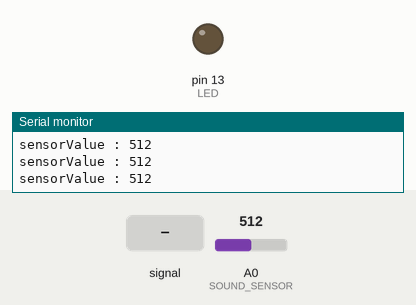
A sketch run on a simulated Arduino Uno, built with avr-gcc and run on an emulated ATmega328P. On the bench: output pins drawn as LEDs (lit = HIGH), the last lines printed to the serial monitor. Dashed ring = blinking. The test bench sets the inputs (shaded band); at power-on: A0 (SOUND_SENSOR) = 512.

Above: at 1.2 s.
1.3 s: A0 (SOUND_SENSOR) fed a 2 Hz sine of ±306 counts around its level
At 1.67 s:
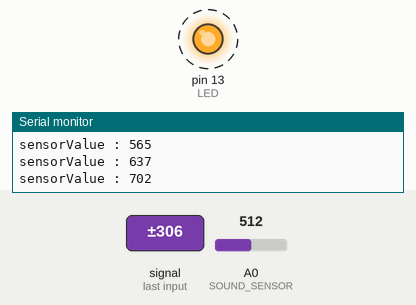
4.3 s: A0 (SOUND_SENSOR) set to 306
At 4.3 s:
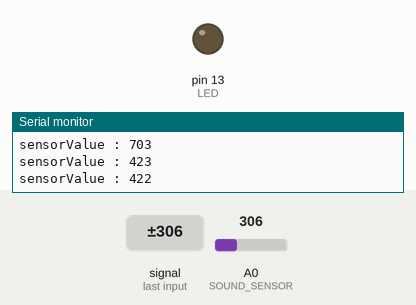
10.3 s: A0 (SOUND_SENSOR) set to 632
11.8 s: A0 (SOUND_SENSOR) set to 667
At 12.03 s:
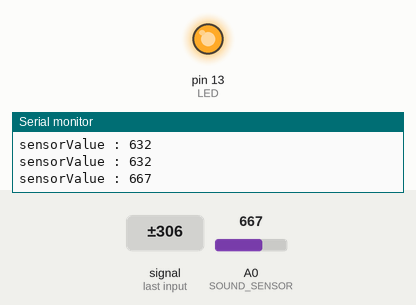
Timing chart, 0 to 14.8 s (numbered marks = the images above; inputs shaded):
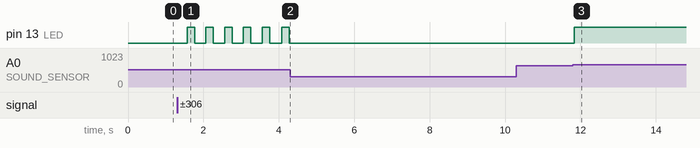

Measured:
- the behaviour switches between 650 and 651 on A0 (SOUND_SENSOR) (found by bisection; images 2 and 3)
- after the input at 1.3 s, pin 13 (LED): alternates HIGH for 0.20 s and LOW for 0.31 s, starting after 0.27 s
- after the input at 4.3 s, pin 13 (LED): stops changing and stays LOW
- after the input at 11.8 s, pin 13 (LED): LOW → HIGH at once

The sketch:

sound-s.ino
```cpp
int LED = 13;
int SOUND_SENSOR = A0;

void setup() {
  // put your setup code here, to run once:
  Serial.begin(9600);
  pinMode(SOUND_SENSOR, INPUT);
  pinMode(LED, OUTPUT);
}

void loop() {
  int sensorValue = analogRead(SOUND_SENSOR);//use A0 to read the electrical signal
  Serial.print("sensorValue : ");
  Serial.println(sensorValue);
  if( sensorValue > 650 ){
    digitalWrite(LED, HIGH);
    delay(200);
  }
  digitalWrite(LED, LOW);

}
```
